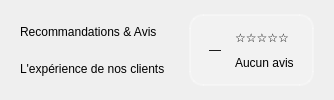
         <widget class="QFrame" name="headerAvis">
          <layout class="QHBoxLayout">
           <property name="spacing">
            <number>24</number>
           </property>
           <property name="leftMargin">
            <number>20</number>
           </property>
           <property name="topMargin">
            <number>14</number>
           </property>
           <property name="rightMargin">
            <number>20</number>
           </property>
           <property name="bottomMargin">
            <number>14</number>
           </property>
           <item>
            <layout class="QVBoxLayout">
             <property name="spacing">
              <number>3</number>
             </property>
             <item>
              <widget class="QLabel" name="lblTitreAvis">
               <property name="text">
                <string>Recommandations &amp; Avis</string>
               </property>
              </widget>
             </item>
             <item>
              <widget class="QLabel" name="lblSousTitreAvis">
               <property name="text">
                <string>L'expérience de nos clients</string>
               </property>
              </widget>
             </item>
            </layout>
           </item>
           <item>
            <spacer>
             <property name="orientation">
              <enum>Qt::Orientation::Horizontal</enum>
             </property>
             <property name="sizeHint" stdset="0">
              <size>
               <width>0</width>
               <height>0</height>
              </size>
             </property>
            </spacer>
           </item>
           <item>
            <widget class="QFrame" name="frameNoteMoyenne">
             <property name="styleSheet">
              <string>QFrame#frameNoteMoyenne{background:rgba(255,255,255,0.18);border-radius:14px;border:1.5px solid rgba(255,255,255,0.30);}</string>
             </property>
             <layout class="QHBoxLayout">
              <property name="spacing">
               <number>14</number>
              </property>
              <property name="leftMargin">
               <number>18</number>
              </property>
              <property name="topMargin">
               <number>10</number>
              </property>
              <property name="rightMargin">
               <number>18</number>
              </property>
              <property name="bottomMargin">
               <number>10</number>
              </property>
              <item>
               <widget class="QLabel" name="lblNoteMoyenne">
                <property name="text">
                 <string>—</string>
                </property>
                <property name="alignment">
                 <set>Qt::AlignmentFlag::AlignCenter</set>
                </property>
               </widget>
              </item>
              <item>
               <layout class="QVBoxLayout">
                <property name="spacing">
                 <number>4</number>
                </property>
                <item>
                 <widget class="QLabel" name="lblEtoilesMoyenne">
                  <property name="text">
                   <string>☆☆☆☆☆</string>
                  </property>
                 </widget>
                </item>
                <item>
                 <widget class="QLabel" name="lblNbAvis">
                  <property name="text">
                   <string>Aucun avis</string>
                  </property>
                 </widget>
                </item>
               </layout>
              </item>
             </layout>
            </widget>
           </item>
          </layout>
         </widget>
